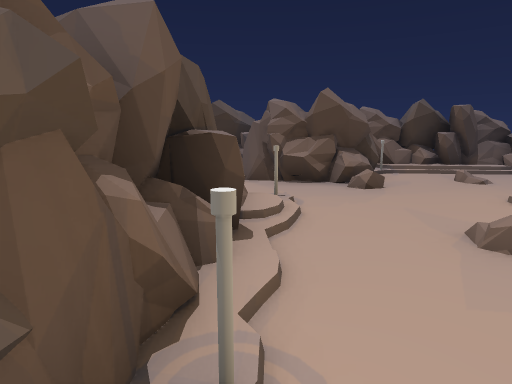
View 1 (above)

12 first-person views from a walk through a Unity game level. The camera is 1.2 m above the floor, tilts 10° down and sees 75° across. The floor is counted in squares, 1 m on a side. Each view is taken from the middle of a square. On the plan, view 1 faces up. The plan holds only what a view shows up to about 14 squares ahead; the rest is blank. The place goes on beyond the plan.

View 2
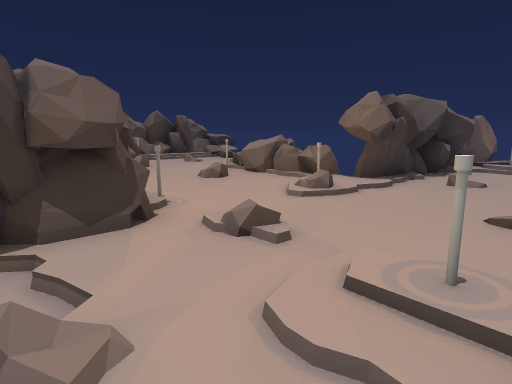

View 3
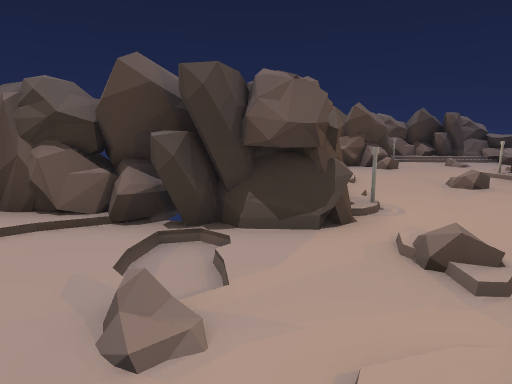

View 4
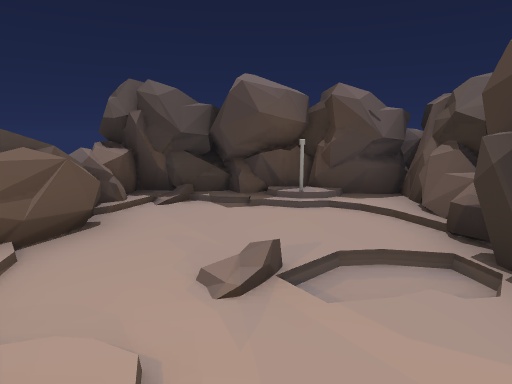

View 5
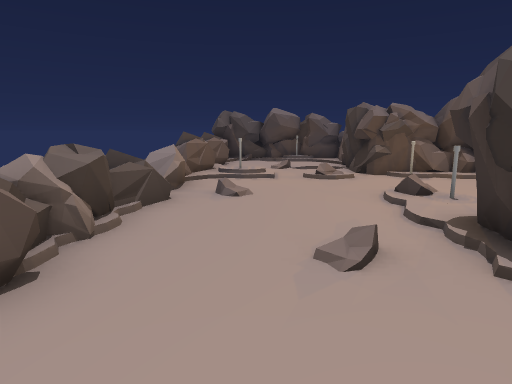

View 6
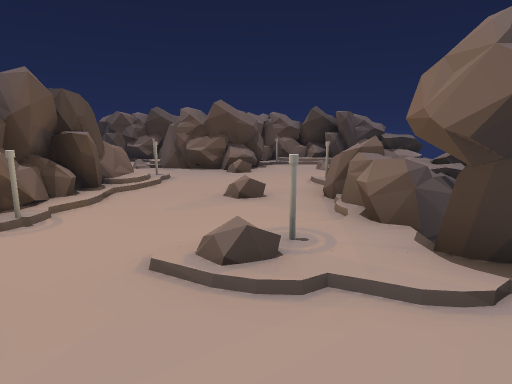

View 7
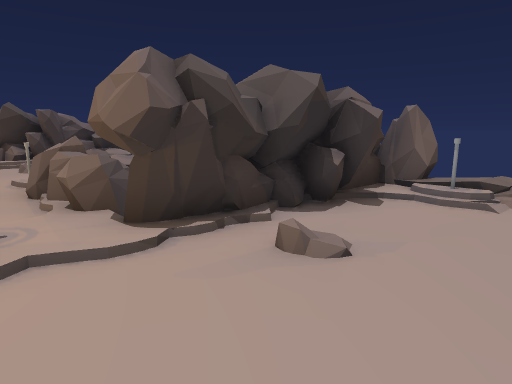

View 8
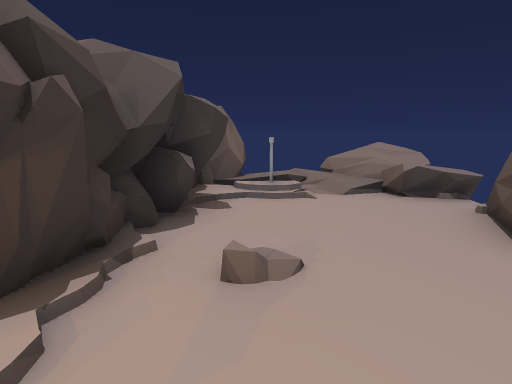

View 9
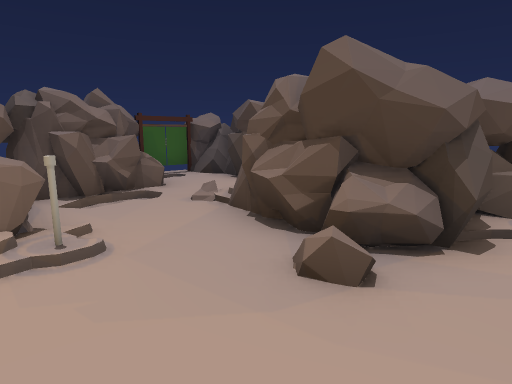

View 10
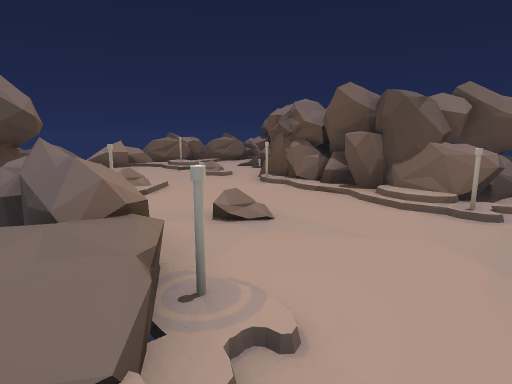

View 11
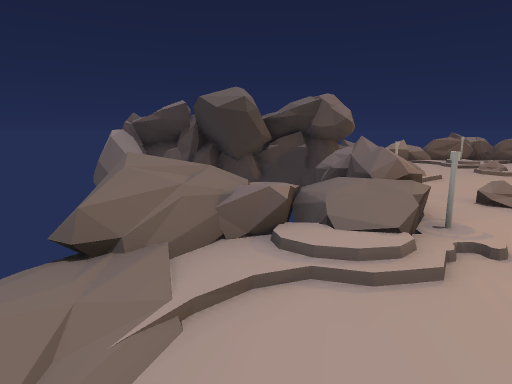

View 12
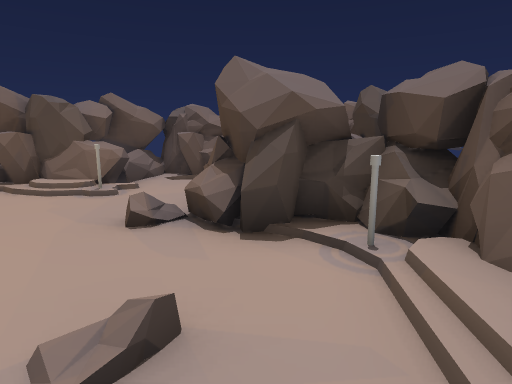

### Floor plan
Key: @ floor where view 1 was taken; # wall or solid block; x gap in a wall; . main floor; : floor 0.25 m higher than the main floor; - floor 0.25 m lower than the main floor; + floor 0.5 m higher than the main floor; * floor 1.25 m higher than the main floor; / step, stairs or slope; = window, fence, low wall or low ledge; ^ raised ledge; O other object.
Columns run from 7 left of view 1 to 11 right of it. Each row starts with its distance up from view 1.
 12              #
 11           #####=*
 10          ##O  //+
  9        ####..../
  8     #-..##...../
  7     # .........:
  6     #^^O.....:.+
  5     ###=....O++#
  4       ##....=
  3       #.....=
  2      ##.....=#
  1 #######O....x#
  0 ##..##/@..O.##
 -1 #O../..:....#######
 -2 ##../......../.. O#
 -3 ##....O........../
 -4  #.=..:........../
 -5  #=#=======^^^^..=
 -6           #^#^^

Where each view was taken, in squares from view 1:
view 1: 0 up, 0 right, facing up
view 2: 4 down, 3 left, facing up-right
view 3: 4 down, 2 left, facing up
view 4: 2 down, 0 right, facing left
view 5: 3 down, 9 right, facing left
view 6: 3 down, 3 right, facing up
view 7: 4 down, 3 right, facing up-right
view 8: 2 down, 3 right, facing right
view 9: 5 up, 4 right, facing up-left
view 10: 7 up, 6 right, facing down-left
view 11: 9 up, 7 right, facing down
view 12: 9 up, 7 right, facing left
